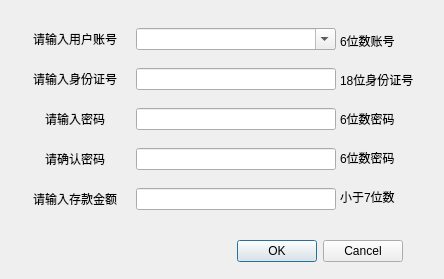
<?xml version="1.0" encoding="UTF-8"?>
<ui version="4.0">
 <class>user_save_money</class>
 <widget class="QMainWindow" name="user_save_money">
  <property name="geometry">
   <rect>
    <x>0</x>
    <y>0</y>
    <width>444</width>
    <height>279</height>
   </rect>
  </property>
  <property name="windowTitle">
   <string>存款</string>
  </property>
  <property name="styleSheet">
   <string notr="true">background-image: url(:/imagin/yu.bmp);</string>
  </property>
  <widget class="QWidget" name="centralwidget">
   <widget class="QWidget" name="gridLayoutWidget">
    <property name="geometry">
     <rect>
      <x>20</x>
      <y>20</y>
      <width>321</width>
      <height>201</height>
     </rect>
    </property>
    <layout class="QGridLayout" name="gridLayout">
     <item row="2" column="0">
      <widget class="QLabel" name="label_3">
       <property name="minimumSize">
        <size>
         <width>100</width>
         <height>30</height>
        </size>
       </property>
       <property name="maximumSize">
        <size>
         <width>100</width>
         <height>30</height>
        </size>
       </property>
       <property name="text">
        <string>请输入密码</string>
       </property>
       <property name="alignment">
        <set>Qt::AlignCenter</set>
       </property>
      </widget>
     </item>
     <item row="3" column="0">
      <widget class="QLabel" name="label_4">
       <property name="minimumSize">
        <size>
         <width>100</width>
         <height>30</height>
        </size>
       </property>
       <property name="maximumSize">
        <size>
         <width>100</width>
         <height>30</height>
        </size>
       </property>
       <property name="text">
        <string>请确认密码</string>
       </property>
       <property name="alignment">
        <set>Qt::AlignCenter</set>
       </property>
      </widget>
     </item>
     <item row="1" column="0">
      <widget class="QLabel" name="label">
       <property name="minimumSize">
        <size>
         <width>100</width>
         <height>30</height>
        </size>
       </property>
       <property name="maximumSize">
        <size>
         <width>100</width>
         <height>30</height>
        </size>
       </property>
       <property name="text">
        <string>请输入身份证号</string>
       </property>
       <property name="alignment">
        <set>Qt::AlignCenter</set>
       </property>
      </widget>
     </item>
     <item row="0" column="0">
      <widget class="QLabel" name="label_2">
       <property name="minimumSize">
        <size>
         <width>100</width>
         <height>30</height>
        </size>
       </property>
       <property name="maximumSize">
        <size>
         <width>100</width>
         <height>30</height>
        </size>
       </property>
       <property name="text">
        <string>请输入用户账号</string>
       </property>
       <property name="alignment">
        <set>Qt::AlignCenter</set>
       </property>
      </widget>
     </item>
     <item row="4" column="0">
      <widget class="QLabel" name="label_5">
       <property name="minimumSize">
        <size>
         <width>100</width>
         <height>30</height>
        </size>
       </property>
       <property name="maximumSize">
        <size>
         <width>100</width>
         <height>30</height>
        </size>
       </property>
       <property name="text">
        <string>请输入存款金额</string>
       </property>
       <property name="alignment">
        <set>Qt::AlignCenter</set>
       </property>
      </widget>
     </item>
     <item row="4" column="1">
      <widget class="QLineEdit" name="save_money">
       <property name="maximumSize">
        <size>
         <width>200</width>
         <height>16777215</height>
        </size>
       </property>
       <property name="sizeIncrement">
        <size>
         <width>200</width>
         <height>0</height>
        </size>
       </property>
       <property name="alignment">
        <set>Qt::AlignLeading|Qt::AlignLeft|Qt::AlignVCenter</set>
       </property>
      </widget>
     </item>
     <item row="3" column="1">
      <widget class="QLineEdit" name="user_passward2">
       <property name="maximumSize">
        <size>
         <width>200</width>
         <height>16777215</height>
        </size>
       </property>
       <property name="sizeIncrement">
        <size>
         <width>200</width>
         <height>0</height>
        </size>
       </property>
       <property name="alignment">
        <set>Qt::AlignLeading|Qt::AlignLeft|Qt::AlignVCenter</set>
       </property>
      </widget>
     </item>
     <item row="2" column="1">
      <widget class="QLineEdit" name="user_passward1">
       <property name="maximumSize">
        <size>
         <width>200</width>
         <height>16777215</height>
        </size>
       </property>
       <property name="sizeIncrement">
        <size>
         <width>200</width>
         <height>0</height>
        </size>
       </property>
       <property name="alignment">
        <set>Qt::AlignLeading|Qt::AlignLeft|Qt::AlignVCenter</set>
       </property>
      </widget>
     </item>
     <item row="0" column="1">
      <widget class="QComboBox" name="user_num">
       <property name="editable">
        <bool>true</bool>
       </property>
      </widget>
     </item>
     <item row="1" column="1">
      <widget class="QLineEdit" name="user_id">
       <property name="maximumSize">
        <size>
         <width>200</width>
         <height>16777215</height>
        </size>
       </property>
       <property name="sizeIncrement">
        <size>
         <width>200</width>
         <height>0</height>
        </size>
       </property>
       <property name="alignment">
        <set>Qt::AlignLeading|Qt::AlignLeft|Qt::AlignVCenter</set>
       </property>
      </widget>
     </item>
    </layout>
   </widget>
   <widget class="QDialogButtonBox" name="yesorno">
    <property name="geometry">
     <rect>
      <x>130</x>
      <y>240</y>
      <width>273</width>
      <height>23</height>
     </rect>
    </property>
    <property name="standardButtons">
     <set>QDialogButtonBox::Cancel|QDialogButtonBox::Ok</set>
    </property>
   </widget>
   <widget class="QWidget" name="verticalLayoutWidget">
    <property name="geometry">
     <rect>
      <x>340</x>
      <y>20</y>
      <width>102</width>
      <height>201</height>
     </rect>
    </property>
    <layout class="QVBoxLayout" name="verticalLayout">
     <item>
      <widget class="QLabel" name="label_10">
       <property name="maximumSize">
        <size>
         <width>100</width>
         <height>25</height>
        </size>
       </property>
       <property name="styleSheet">
        <string notr="true">background-image: url(:/imagin/yu.bmp);</string>
       </property>
       <property name="text">
        <string>6位数账号</string>
       </property>
      </widget>
     </item>
     <item>
      <widget class="QLabel" name="label_6">
       <property name="maximumSize">
        <size>
         <width>100</width>
         <height>25</height>
        </size>
       </property>
       <property name="styleSheet">
        <string notr="true">background-image: url(:/imagin/yu.bmp);</string>
       </property>
       <property name="text">
        <string>18位身份证号</string>
       </property>
      </widget>
     </item>
     <item>
      <widget class="QLabel" name="label_7">
       <property name="maximumSize">
        <size>
         <width>100</width>
         <height>25</height>
        </size>
       </property>
       <property name="styleSheet">
        <string notr="true">background-image: url(:/imagin/yu.bmp);</string>
       </property>
       <property name="text">
        <string>6位数密码</string>
       </property>
      </widget>
     </item>
     <item>
      <widget class="QLabel" name="label_8">
       <property name="minimumSize">
        <size>
         <width>100</width>
         <height>25</height>
        </size>
       </property>
       <property name="maximumSize">
        <size>
         <width>100</width>
         <height>25</height>
        </size>
       </property>
       <property name="styleSheet">
        <string notr="true">background-image: url(:/imagin/yu.bmp);</string>
       </property>
       <property name="text">
        <string>6位数密码</string>
       </property>
      </widget>
     </item>
     <item>
      <widget class="QLabel" name="label_9">
       <property name="minimumSize">
        <size>
         <width>100</width>
         <height>25</height>
        </size>
       </property>
       <property name="maximumSize">
        <size>
         <width>100</width>
         <height>25</height>
        </size>
       </property>
       <property name="styleSheet">
        <string notr="true">background-image: url(:/imagin/yu.bmp);</string>
       </property>
       <property name="text">
        <string>小于7位数</string>
       </property>
      </widget>
     </item>
    </layout>
   </widget>
  </widget>
 </widget>
 <resources/>
 <connections/>
</ui>
